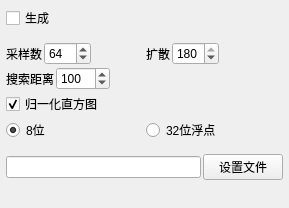
<?xml version="1.0" encoding="UTF-8"?>
<ui version="4.0">
 <class>Form</class>
 <widget class="QWidget" name="Form">
  <property name="geometry">
   <rect>
    <x>0</x>
    <y>0</y>
    <width>289</width>
    <height>208</height>
   </rect>
  </property>
  <property name="sizePolicy">
   <sizepolicy hsizetype="Expanding" vsizetype="Minimum">
    <horstretch>0</horstretch>
    <verstretch>0</verstretch>
   </sizepolicy>
  </property>
  <property name="minimumSize">
   <size>
    <width>200</width>
    <height>0</height>
   </size>
  </property>
  <property name="maximumSize">
   <size>
    <width>1000</width>
    <height>499</height>
   </size>
  </property>
  <property name="baseSize">
   <size>
    <width>0</width>
    <height>195</height>
   </size>
  </property>
  <property name="contextMenuPolicy">
   <enum>Qt::NoContextMenu</enum>
  </property>
  <property name="windowTitle">
   <string>窗体</string>
  </property>
  <property name="styleSheet">
   <string notr="true"/>
  </property>
  <layout class="QVBoxLayout" name="verticalLayout">
   <property name="spacing">
    <number>2</number>
   </property>
   <property name="leftMargin">
    <number>6</number>
   </property>
   <property name="topMargin">
    <number>6</number>
   </property>
   <property name="rightMargin">
    <number>6</number>
   </property>
   <property name="bottomMargin">
    <number>6</number>
   </property>
   <item>
    <layout class="QHBoxLayout" name="horizontalLayout">
     <property name="topMargin">
      <number>0</number>
     </property>
     <item>
      <widget class="QCheckBox" name="bake_transmission_generate">
       <property name="toolTip">
        <string>启用/禁用透射贴图烘焙。</string>
       </property>
       <property name="text">
        <string>生成</string>
       </property>
       <property name="checked">
        <bool>false</bool>
       </property>
      </widget>
     </item>
     <item>
      <spacer name="horizontalSpacer">
       <property name="orientation">
        <enum>Qt::Horizontal</enum>
       </property>
       <property name="sizeHint" stdset="0">
        <size>
         <width>40</width>
         <height>20</height>
        </size>
       </property>
      </spacer>
     </item>
    </layout>
   </item>
   <item>
    <spacer name="verticalSpacer_2">
     <property name="orientation">
      <enum>Qt::Vertical</enum>
     </property>
     <property name="sizeType">
      <enum>QSizePolicy::Fixed</enum>
     </property>
     <property name="sizeHint" stdset="0">
      <size>
       <width>20</width>
       <height>10</height>
      </size>
     </property>
    </spacer>
   </item>
   <item>
    <layout class="QHBoxLayout" name="horizontalLayout_5">
     <property name="spacing">
      <number>2</number>
     </property>
     <property name="topMargin">
      <number>0</number>
     </property>
     <property name="rightMargin">
      <number>0</number>
     </property>
     <item>
      <layout class="QFormLayout" name="formLayout_2">
       <property name="topMargin">
        <number>0</number>
       </property>
       <item row="0" column="0">
        <widget class="QLabel" name="label_2">
         <property name="text">
          <string>采样数</string>
         </property>
        </widget>
       </item>
       <item row="0" column="1">
        <widget class="QSpinBox" name="bake_transmission_samples">
         <property name="sizePolicy">
          <sizepolicy hsizetype="Fixed" vsizetype="Fixed">
           <horstretch>0</horstretch>
           <verstretch>0</verstretch>
          </sizepolicy>
         </property>
         <property name="minimumSize">
          <size>
           <width>40</width>
           <height>0</height>
          </size>
         </property>
         <property name="toolTip">
          <string>设置从每个采样点（纹素）发射的采样射线数。</string>
         </property>
         <property name="minimum">
          <number>16</number>
         </property>
         <property name="maximum">
          <number>512</number>
         </property>
         <property name="value">
          <number>64</number>
         </property>
        </widget>
       </item>
      </layout>
     </item>
     <item>
      <layout class="QFormLayout" name="formLayout_4">
       <item row="0" column="0">
        <widget class="QLabel" name="label_4">
         <property name="text">
          <string>扩散</string>
         </property>
        </widget>
       </item>
       <item row="0" column="1">
        <widget class="QSpinBox" name="bake_transmission_spread">
         <property name="sizePolicy">
          <sizepolicy hsizetype="Fixed" vsizetype="Fixed">
           <horstretch>0</horstretch>
           <verstretch>0</verstretch>
          </sizepolicy>
         </property>
         <property name="minimumSize">
          <size>
           <width>40</width>
           <height>0</height>
          </size>
         </property>
         <property name="toolTip">
          <string>设置采样射线相对于每个采样点发射的立体角。值为180表示射线在当前采样点周围的半球内发射。</string>
         </property>
         <property name="minimum">
          <number>5</number>
         </property>
         <property name="maximum">
          <number>180</number>
         </property>
         <property name="value">
          <number>180</number>
         </property>
        </widget>
       </item>
      </layout>
     </item>
    </layout>
   </item>
   <item>
    <layout class="QHBoxLayout" name="horizontalLayout_2">
     <property name="topMargin">
      <number>0</number>
     </property>
     <property name="rightMargin">
      <number>0</number>
     </property>
     <item>
      <layout class="QFormLayout" name="formLayout_5">
       <item row="0" column="0">
        <widget class="QLabel" name="label_5">
         <property name="text">
          <string>搜索距离</string>
         </property>
        </widget>
       </item>
       <item row="0" column="1">
        <widget class="QSpinBox" name="bake_transmission_searchDistance">
         <property name="minimumSize">
          <size>
           <width>40</width>
           <height>0</height>
          </size>
         </property>
         <property name="toolTip">
          <string>射线的最大长度，单位为TopoGun毫单位。此参数为零时，搜索距离设为无限。</string>
         </property>
         <property name="minimum">
          <number>1</number>
         </property>
         <property name="maximum">
          <number>5000</number>
         </property>
         <property name="value">
          <number>100</number>
         </property>
        </widget>
       </item>
      </layout>
     </item>
     <item>
      <spacer name="horizontalSpacer_2">
       <property name="orientation">
        <enum>Qt::Horizontal</enum>
       </property>
       <property name="sizeHint" stdset="0">
        <size>
         <width>40</width>
         <height>20</height>
        </size>
       </property>
      </spacer>
     </item>
    </layout>
   </item>
   <item>
    <layout class="QHBoxLayout" name="horizontalLayout_7">
     <property name="topMargin">
      <number>0</number>
     </property>
     <item>
      <widget class="QCheckBox" name="bake_transmission_normalize">
       <property name="toolTip">
        <string>开启后，结果贴图的值会被拉伸以适配整个贴图的动态范围（8位图像为0-256，浮点图像为0.0-1.0）。</string>
       </property>
       <property name="text">
        <string>归一化直方图</string>
       </property>
       <property name="checked">
        <bool>true</bool>
       </property>
      </widget>
     </item>
    </layout>
   </item>
   <item>
    <layout class="QHBoxLayout" name="horizontalLayout_3">
     <property name="topMargin">
      <number>0</number>
     </property>
     <item>
      <widget class="QRadioButton" name="bake_transmission_8bit">
       <property name="toolTip">
        <string>贴图将保存为每通道8位的TGA或TIFF文件。动态范围被拉伸以适配8位图像所能提供的256级强度。</string>
       </property>
       <property name="text">
        <string>8位</string>
       </property>
       <property name="checked">
        <bool>true</bool>
       </property>
       <attribute name="buttonGroup">
        <string notr="true">buttonGroup</string>
       </attribute>
      </widget>
     </item>
     <item>
      <widget class="QRadioButton" name="bake_transmission_32bit">
       <property name="toolTip">
        <string>贴图将保存为每通道32位浮点TIFF文件。数值范围在0.0-1.0之间。</string>
       </property>
       <property name="text">
        <string>32位浮点</string>
       </property>
       <attribute name="buttonGroup">
        <string notr="true">buttonGroup</string>
       </attribute>
      </widget>
     </item>
    </layout>
   </item>
   <item>
    <spacer name="verticalSpacer_3">
     <property name="orientation">
      <enum>Qt::Vertical</enum>
     </property>
     <property name="sizeType">
      <enum>QSizePolicy::Fixed</enum>
     </property>
     <property name="sizeHint" stdset="0">
      <size>
       <width>20</width>
       <height>10</height>
      </size>
     </property>
    </spacer>
   </item>
   <item>
    <layout class="QHBoxLayout" name="horizontalLayout_8">
     <property name="spacing">
      <number>2</number>
     </property>
     <property name="topMargin">
      <number>0</number>
     </property>
     <item>
      <widget class="QLineEdit" name="bake_transmission_file">
       <property name="toolTip">
        <string>通过文件对话框选择烘焙贴图要保存到的文件。你也可以直接在“设置文件”按钮左侧的输入框中输入文件路径。烘焙贴图可保存为24位TGA，或24/32位浮点TIFF文件。</string>
       </property>
      </widget>
     </item>
     <item>
      <widget class="QPushButton" name="bake_transmission_setFile">
       <property name="toolTip">
        <string>通过文件对话框选择烘焙贴图要保存到的文件。你也可以直接在“设置文件”按钮左侧的输入框中输入文件路径。烘焙贴图可保存为24位TGA，或24/32位浮点TIFF文件。</string>
       </property>
       <property name="text">
        <string>设置文件</string>
       </property>
      </widget>
     </item>
    </layout>
   </item>
   <item>
    <spacer name="verticalSpacer">
     <property name="orientation">
      <enum>Qt::Vertical</enum>
     </property>
     <property name="sizeHint" stdset="0">
      <size>
       <width>10</width>
       <height>4</height>
      </size>
     </property>
    </spacer>
   </item>
  </layout>
 </widget>
 <resources/>
 <connections/>
 <buttongroups>
  <buttongroup name="buttonGroup"/>
 </buttongroups>
</ui>
